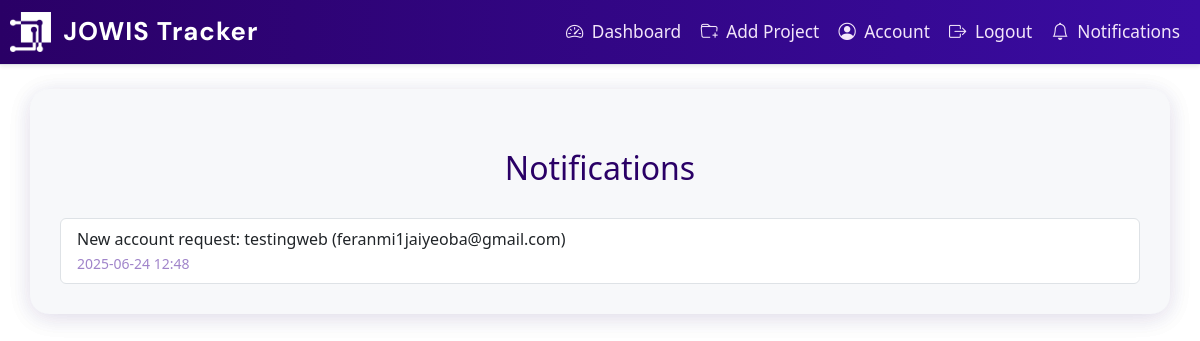
The app's page /notifications (signed in), older data.
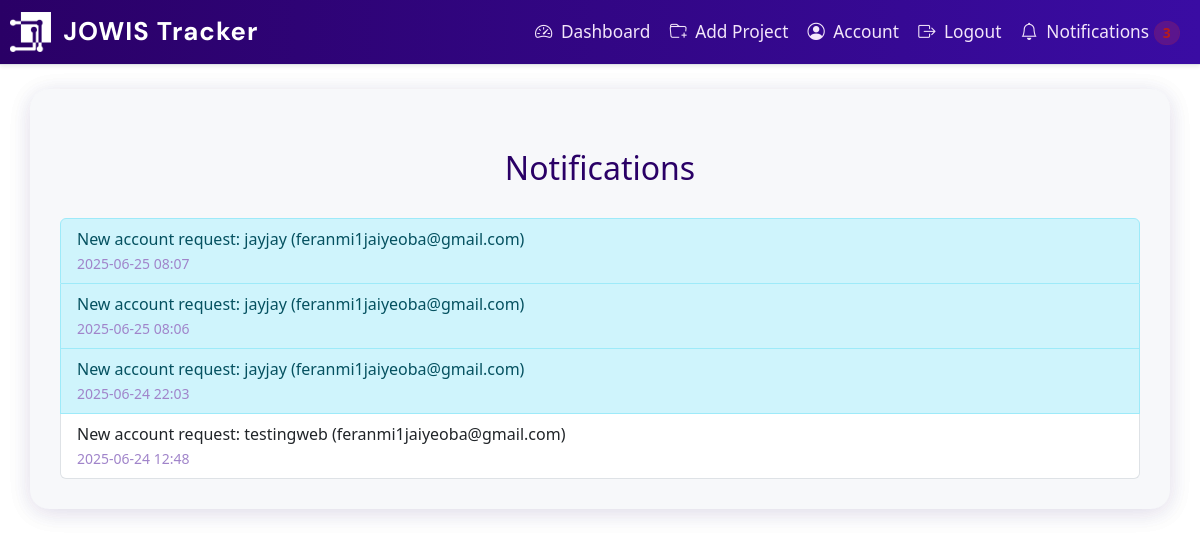
The same page, newer data.
### app/dbmodels.py (models this page shows)
class Notification(db.Model):
    id = db.Column(db.Integer, primary_key=True)
    user_id = db.Column(db.Integer, db.ForeignKey('user.id', ondelete="CASCADE"))
    message = db.Column(db.String(255), nullable=False)
    created_at = db.Column(db.DateTime, default=datetime.utcnow)
    is_read = db.Column(db.Boolean, default=False)
    user = db.relationship('User', backref='notifications')

### app/routes.py (the view)
@main.route('/notifications')
@login_required
def notifications():
    notifs = Notification.query.filter_by(user_id=current_user.id).order_by(Notification.created_at.desc()).all()
    for n in notifs:
        n.is_read = True
    db.session.commit()
    return render_template('notifications.html', notifications=notifs)

### app/__init__.py (called while the page is built)
def create_app():
    app= Flask(__name__)
    app.config.from_object("config.Config") # load app config from config.py
    db.init_app(app)
    migrate.init_app(app, db)
    login_manager.init_app(app)
    mail.init_app(app)
    scheduler.init_app(app)
    scheduler.start()
    from . import jobs  # <-- Import jobs to register them
    from .admin import init_admin
    init_admin(app)
    login_manager.login_view = "main.login"
    login_manager.login_message_category ="info"
    from .dbmodels import User
    @login_manager.user_loader
    def load_user(user_id):
        return User.query.get(int(user_id))
    from .routes import main
    app.register_blueprint(main)
    @app.errorhandler(403)
    def forbidden(e):
        return render_template("403.html"), 403
    return app

### app/templates/notifications.html
{% extends "base.html" %}
{% block content %}
<div class="container mt-4">
  <h2>Notifications</h2>
  <ul class="list-group">
    {% for notif in notifications %}
      <li class="list-group-item{% if not notif.is_read %} list-group-item-info{% endif %}">
        {{ notif.message }} <br>
        <small class="text-muted">{{ notif.created_at.strftime('%Y-%m-%d %H:%M') }}</small>
      </li>
    {% else %}
      <li class="list-group-item">No notifications.</li>
    {% endfor %}
  </ul>
</div>
{% endblock %}

### app/templates/base.html (shortened to what this page needs)
<!DOCTYPE html>
<html lang="en">
  <head>
    <link
      href="https://cdn.jsdelivr.net/npm/bootstrap@5.3.0/dist/css/bootstrap.min.css"
      rel="stylesheet"
    />
     <link
      rel="stylesheet"
      href="{{ url_for('static', filename='style.css') }}"
    />
     <link
      rel="stylesheet"
      href="{{ url_for('static', filename='custom.css') }}"
    />
    <link
      rel="stylesheet"
      href="https://cdn.jsdelivr.net/npm/bootstrap-icons@1.10.5/font/bootstrap-icons.css"
    />
  </head>
  <body class="bg-light">
    {% include "_navbar.html" %}
    <div class="container p-0">
       {% block content %}{% endblock %}
    </div>
  </body>
  </html>

### app/templates/_navbar.html (shortened to what this page needs)
            <i class="bi bi-bell"></i> Notifications {% set unread =
            current_user.notifications|selectattr('is_read', 'eq', False)|list
            %}
            <i class="bi bi-bell me-1"></i> Notifications {% set unread =
            current_user.notifications | selectattr('is_read', 'eq', False) |
            list %}
<nav class="navbar navbar-expand-lg custom-navbar border-bottom shadow-sm mb-4">
  <img
    class="logo img-fluid"
    src="{{ url_for('static', filename='img/jowis-logo2.png') }}"
    alt="Logo"
    style="max-height: 40px; width: auto"
  />
  <div class="container-fluid">
    <a class="navbar-brand fw-bold" href="{{ url_for('main.dashboard') }}">
      JOWIS Tracker
    </a>
    <div class="collapse navbar-collapse justify-content-end" id="navbarNav">
      <ul class="navbar-nav">
        <li class="nav-item">
          <a class="nav-link" href="{{ url_for('main.go_dashboard') }}">
            <i class="bi bi-speedometer2 me-1"></i> Dashboard
          </a>
        </li>
        <li class="nav-item">
          <a class="nav-link" href="{{ url_for('main.add_project') }}">
            <i class="bi bi-folder-plus me-1"></i> Add Project
          </a>
        </li>
        <li class="nav-item">
          <a class="nav-link" href="{{ url_for('main.account') }}">
            <i class="bi bi-person-circle me-1"></i> Account
          </a>
        </li>
        <li class="nav-item">
          <a class="nav-link" href="#" data-bs-toggle="modal" data-bs-target="#logoutModal" onclick="event.preventDefault();">
            <i class="bi bi-box-arrow-right me-1"></i> Logout
          </a>
        </li>
        <li class="nav-item">
          <a class="nav-link" href="{{ url_for('main.notifications') }}">
            <i class="bi bi-bell me-1"></i> Notifications {% set unread =
            current_user.notifications | selectattr('is_read', 'eq', False) |
            list %} {% if unread|length > 0 %}
            <span class="badge bg-danger">{{ unread|length }}</span>
            {% endif %}
          </a>
        </li>
      </ul>
    </div>
  </div>
</nav>

### app/static/style.css (style rules this page uses)
body { background: #fff !important; font-family: "Segoe UI", Tahoma, Geneva, Verdana, sans-serif; color: #333; margin: 0; padding: 0; }
.custom-navbar { background: linear-gradient(90deg, #2a0066 0%, #3a0ca3 100%); min-height: 64px; border-radius: 0 0 1rem 1rem; box-shadow: 0 2px 12px rgba(42, 0, 102, 0.08); }
body, body.bg-light, body.bg-gradient, body.bg-purple, body.bg-pink { background: #fff !important; }
.container, .container-login, .container-signup, .signup-container, .signup-container-1, .form-container { background: #f7f8fa !important; box-shadow: 0 4px 24px rgba(42, 0, 102, 0.08); border-radius: 1.2rem; }
h2, .signup-container h2 { color: #2a0066; text-align: center; margin-bottom: 30px; }
h2 { text-align: center; margin-bottom: 20px; color: #333; }
body { font-family: "Segoe UI", Tahoma, Geneva, Verdana, sans-serif; background-color: #f0f2f5; margin: 0; }
h2 { margin-bottom: 25px; color: #333; }
a { color: #007bff; text-decoration: none; }
body { background-color: #f2f2f2; font-family: Arial, sans-serif; margin: 0; }
body { background-color: #f4f6f8; font-family: "Segoe UI", Tahoma, Geneva, Verdana, sans-serif; color: #333; margin: 0; padding: 0; }
.container { padding: 30px; border-radius: 12px; }
h2 { text-align: center; margin-bottom: 30px; color: #2c3e50; }
body { font-family: "Segoe UI", Tahoma, Geneva, Verdana, sans-serif; background-color: #f4f6f8; margin: 0; }
h2 { text-align: center; color: #333; margin-top: 30px; }
.logo { display: block; margin: 0 auto; max-width: 20rem; height: 5rem; padding-left: 10px; }
.logo { height: 50px; width: 120px; }
.badge { align-items: center; font-size: 0.9em; padding: 0.4em 0.7em; border-radius: 0.7em; }
.text-muted { color: #90a4ae !important; }
body { background: linear-gradient(120deg, #e3e6fd 0%, #cebbfb 100%); }
.custom-navbar { background: linear-gradient(90deg, #9119d2 0%, #8442f5 100%); min-height: 100px; box-shadow: 0 2px 12px rgba(33, 150, 243, 0.08); }
.custom-navbar .navbar-brand { color: #fff !important; font-size: 1.6rem; letter-spacing: 1px; display: flex; align-items: center; }
.custom-navbar .nav-link { color: #e3f2fd !important; font-weight: 500; font-size: 1.08rem; transition: color 0.2s, background 0.2s; border-radius: 0.5rem; padding: 0.5rem 1rem; margin-left: 0.2rem; }
.custom-navbar .badge.bg-danger { font-size: 0.8em; padding: 0.3em 0.6em; border-radius: 1em; top: 8px; left: 80%; }

### app/static/custom.css (style rules this page uses)
body { background: #fff !important; font-family: "Segoe UI", Tahoma, Geneva, Verdana, sans-serif; color: #333; margin: 0; padding: 0; }
.custom-navbar { background: linear-gradient(90deg, #2a0066 0%, #3a0ca3 100%); min-height: 64px; border-radius: 0 !important; box-shadow: 0 2px 12px rgba(42, 0, 102, 0.08); }
body, body.bg-light, body.bg-gradient, body.bg-purple, body.bg-pink { background: #fff !important; }
.container, .container-login, .container-signup, .signup-container, .signup-container-1, .form-container { background: #f7f8fa !important; box-shadow: 0 4px 24px rgba(42, 0, 102, 0.08); border-radius: 1.2rem; }
h2, .signup-container h2 { color: #2a0066; text-align: center; margin-bottom: 30px; }
.badge { align-items: center; font-size: 0.9em; padding: 0.4em 0.7em; border-radius: 0.7em; background: #b266ff; color: #fff; }
.badge.bg-danger { background: rgba(244, 67, 54, 0.18) !important; color: #b71c1c !important; border: 1px solid #b71c1c1a; }
.custom-navbar { background: linear-gradient(90deg, #2a0066 0%, #3a0ca3 100%); min-height: 64px; border-radius: 0 0 1rem 1rem; box-shadow: 0 2px 12px rgba(42, 0, 102, 0.08); }
.custom-navbar .navbar-brand { font-family: 'DM Sans', 'Segoe UI', Arial, sans-serif !important; font-weight: 700; color: #fff !important; font-size: 1.6rem; letter-spacing: 1px; display: flex; align-items: center; }
.custom-navbar .nav-link { color: #f3e6fa !important; font-weight: 500; font-size: 1.08rem; transition: color 0.2s, background 0.2s; border-radius: 0.5rem; padding: 0.5rem 1rem; margin-left: 0.2rem; }
.custom-navbar .badge.bg-danger { font-size: 0.8em; padding: 0.3em 0.6em; border-radius: 1em; top: 8px; left: 80%; }
.text-muted { color: #a084ca !important; }

Row changes from the older to the newer data that the page shows:
added Notification: message "New account request: jayjay (feranmi1jaiyeoba@gmail.com)", created_at "2025-06-25 08:07"
added Notification: message "New account request: jayjay (feranmi1jaiyeoba@gmail.com)", created_at "2025-06-25 08:06"
added Notification: message "New account request: jayjay (feranmi1jaiyeoba@gmail.com)", created_at "2025-06-24 22:03"
